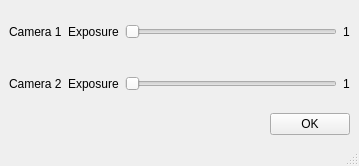
<?xml version="1.0" encoding="UTF-8"?>
<ui version="4.0">
 <class>MainWindow</class>
 <widget class="QMainWindow" name="MainWindow">
  <property name="geometry">
   <rect>
    <x>0</x>
    <y>0</y>
    <width>359</width>
    <height>166</height>
   </rect>
  </property>
  <property name="windowTitle">
   <string>MainWindow</string>
  </property>
  <widget class="QWidget" name="centralwidget">
   <layout class="QGridLayout" name="gridLayout">
    <item row="0" column="0">
     <layout class="QVBoxLayout" name="verticalLayout">
      <item>
       <layout class="QHBoxLayout" name="horizontalLayout">
        <item>
         <widget class="QLabel" name="label_13">
          <property name="sizePolicy">
           <sizepolicy hsizetype="Preferred" vsizetype="Maximum">
            <horstretch>0</horstretch>
            <verstretch>0</verstretch>
           </sizepolicy>
          </property>
          <property name="text">
           <string>Camera 1</string>
          </property>
         </widget>
        </item>
        <item>
         <widget class="QLabel" name="label_10">
          <property name="sizePolicy">
           <sizepolicy hsizetype="Preferred" vsizetype="Maximum">
            <horstretch>0</horstretch>
            <verstretch>0</verstretch>
           </sizepolicy>
          </property>
          <property name="text">
           <string>Exposure</string>
          </property>
         </widget>
        </item>
        <item>
         <widget class="QSlider" name="exposure_cam1">
          <property name="sizePolicy">
           <sizepolicy hsizetype="Expanding" vsizetype="Maximum">
            <horstretch>0</horstretch>
            <verstretch>0</verstretch>
           </sizepolicy>
          </property>
          <property name="minimum">
           <number>1</number>
          </property>
          <property name="maximum">
           <number>100</number>
          </property>
          <property name="orientation">
           <enum>Qt::Horizontal</enum>
          </property>
         </widget>
        </item>
        <item>
         <widget class="QLabel" name="label">
          <property name="sizePolicy">
           <sizepolicy hsizetype="Maximum" vsizetype="Preferred">
            <horstretch>0</horstretch>
            <verstretch>0</verstretch>
           </sizepolicy>
          </property>
          <property name="text">
           <string>1</string>
          </property>
         </widget>
        </item>
       </layout>
      </item>
      <item>
       <layout class="QHBoxLayout" name="horizontalLayout_2">
        <item>
         <widget class="QLabel" name="label_12">
          <property name="sizePolicy">
           <sizepolicy hsizetype="Preferred" vsizetype="Maximum">
            <horstretch>0</horstretch>
            <verstretch>0</verstretch>
           </sizepolicy>
          </property>
          <property name="text">
           <string>Camera 2</string>
          </property>
         </widget>
        </item>
        <item>
         <widget class="QLabel" name="label_11">
          <property name="sizePolicy">
           <sizepolicy hsizetype="Preferred" vsizetype="Maximum">
            <horstretch>0</horstretch>
            <verstretch>0</verstretch>
           </sizepolicy>
          </property>
          <property name="text">
           <string>Exposure</string>
          </property>
         </widget>
        </item>
        <item>
         <widget class="QSlider" name="exposure_cam2">
          <property name="sizePolicy">
           <sizepolicy hsizetype="Expanding" vsizetype="Maximum">
            <horstretch>0</horstretch>
            <verstretch>0</verstretch>
           </sizepolicy>
          </property>
          <property name="minimum">
           <number>1</number>
          </property>
          <property name="maximum">
           <number>100</number>
          </property>
          <property name="orientation">
           <enum>Qt::Horizontal</enum>
          </property>
         </widget>
        </item>
        <item>
         <widget class="QLabel" name="label_2">
          <property name="sizePolicy">
           <sizepolicy hsizetype="Maximum" vsizetype="Preferred">
            <horstretch>0</horstretch>
            <verstretch>0</verstretch>
           </sizepolicy>
          </property>
          <property name="text">
           <string>1</string>
          </property>
         </widget>
        </item>
       </layout>
      </item>
      <item>
       <widget class="QPushButton" name="okbutton">
        <property name="sizePolicy">
         <sizepolicy hsizetype="Maximum" vsizetype="Fixed">
          <horstretch>0</horstretch>
          <verstretch>0</verstretch>
         </sizepolicy>
        </property>
        <property name="layoutDirection">
         <enum>Qt::RightToLeft</enum>
        </property>
        <property name="text">
         <string>OK</string>
        </property>
       </widget>
      </item>
     </layout>
    </item>
   </layout>
  </widget>
  <widget class="QMenuBar" name="menubar">
   <property name="geometry">
    <rect>
     <x>0</x>
     <y>0</y>
     <width>359</width>
     <height>21</height>
    </rect>
   </property>
  </widget>
  <widget class="QStatusBar" name="statusbar"/>
 </widget>
 <resources/>
 <connections>
  <connection>
   <sender>exposure_cam1</sender>
   <signal>valueChanged(int)</signal>
   <receiver>label</receiver>
   <slot>setNum(int)</slot>
   <hints>
    <hint type="sourcelabel">
     <x>233</x>
     <y>52</y>
    </hint>
    <hint type="destinationlabel">
     <x>347</x>
     <y>51</y>
    </hint>
   </hints>
  </connection>
  <connection>
   <sender>exposure_cam2</sender>
   <signal>valueChanged(int)</signal>
   <receiver>label_2</receiver>
   <slot>setNum(int)</slot>
   <hints>
    <hint type="sourcelabel">
     <x>309</x>
     <y>91</y>
    </hint>
    <hint type="destinationlabel">
     <x>345</x>
     <y>88</y>
    </hint>
   </hints>
  </connection>
 </connections>
</ui>
